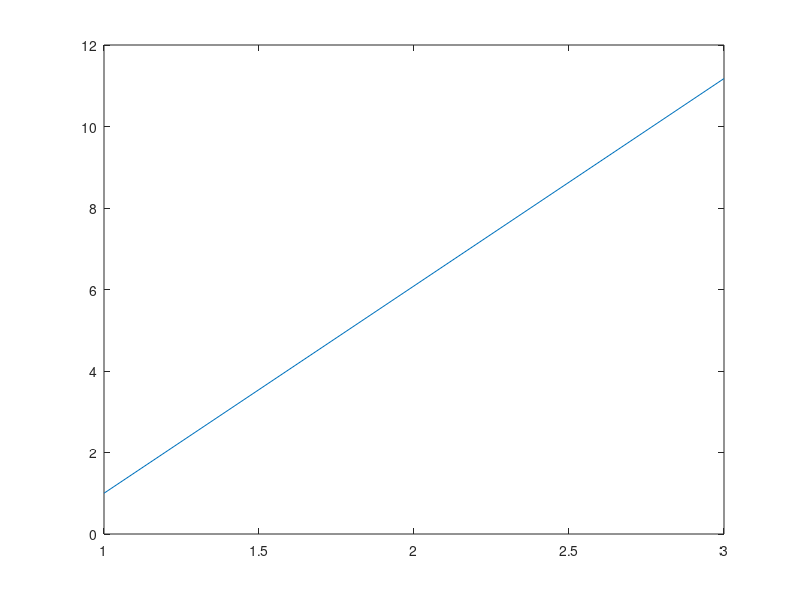

Here is the MATLAB script that generated this plot: (Note: this script raises an error after producing the figure.)
%%%%%%%%%%%%%%%%%%%%%%%%%%%%%%%%%%%%%%%%%%%%%%%%%%%%%%%%%%%%%%%%%%%%%%%%%%%%%%%%%%%%%%%%%%%%%
%                                      Spline Filter                                        %
%%%%%%%%%%%%%%%%%%%%%%%%%%%%%%%%%%%%%%%%%%%%%%%%%%%%%%%%%%%%%%%%%%%%%%%%%%%%%%%%%%%%%%%%%%%%%
%                   S.Rajiv, B. Balaji, R.Tharmarasa,  and T.Kirubarajan                    %
%           ECE Dept., McMaster University, Hamilton, Ontario, L8S 4K1, Canada.             %
%           sithirr@mcmaster.ca, tharman@grads.ece.mcmaster.ca, kiruba@mcmaster.ca          %
%                                                                                           %
%                                 B. Balaji and M.McDonald                                  %
%              Defence R&D Canada, 3701 Carling Avenue, Ottawa, ON K1A 0Z4, Canada.         %
%						   bhashyam.balaji@drdc-rddc.gc.ca                                  %
%                           mike.mcdonald@drdc-rddc.gc.ca                                   %
%                                                                                           %
%                                       M.Pelletier                                         %
%                           FLIR - Radars, Laval, QC, Canada.                               %
%                               Michel.Pelletier@flir.com                                   %
%%%%%%%%%%%%%%%%%%%%%%%%%%%%%%%%%%%%%%%%%%%%%%%%%%%%%%%%%%%%%%%%%%%%%%%%%%%%%%%%%%%%%%%%%%%%%
function MovingKonts()
clear all;
close all;
clc;

N = 3;

X0 = 1;
K = 3;
X_true(1) = X0;
sigma_x = 0.1;
for i = 2:K
    noise = randn * sigma_x;
    X_true(i) = 1 * X_true(i-1) +5+ noise; 
end
figure(1);
plot(X_true);

knots = 0:.1:2;
t(1:length(knots)) = 0;
for i = 1:length(t)
    t(i) = (1/(sqrt(2*pi)*sigma_x)) * exp(-(knots(i) - X0)^2/2/sigma_x/sigma_x);
end
prior = spapi(N, knots, t);
fnplt(prior);

for k = 1:K
    cur_knots = 1 .* knots + 5;
    [x, y] = ndgrid(knots,cur_knots);
    P = (1/(sqrt(2*pi)*sigma_x)) * exp(-((y-1*x - 5).^2./(2*sigma_x^2)));
    spTran = spapi({N,N},{knots,cur_knots},P);
    tran_coefs = spTran.coefs;
    
    sp_Basic = spapi(N,knots,ones(1,length(knots)));

    r = length(sp_Basic.coefs);
    IntOfBasicSP = zeros(r,r);
    coefs = sp_Basic.coefs;
    L = length(coefs);
    for i = 1:r
        coef_temp_i = zeros(1,L);
        coef_temp_i(i) = coefs(i); 
        sp_temp_i = sp_Basic;
        sp_temp_i.coefs = coef_temp_i;
        for j = i:min(i+N,r)
            coef_temp_j = zeros(1,L);
            coef_temp_j(j) = coefs(j);
            sp_temp_j = sp_Basic;
            sp_temp_j.coefs = coef_temp_j;
            product = fncmb(sp_temp_i ,'*', sp_temp_j);
            IntOfBasicSP(i,j) = fnval(fnint(product), product.breaks(end));
            IntOfBasicSP(j,i) = IntOfBasicSP(i,j);
        end
    end
    
    V = zeros(r,r);
    for i = 1:r
        for j = 1:r
            temp_i(j) = tran_coefs(1,i,j);
        end
        for t = 1:r
            V(i,t) = temp_i * IntOfBasicSP(:,t);
        end
    end
    
    predict = prior;
    pri_coefs = prior.coefs;
    numOfBasicSpline = length(pri_coefs);
    pre_coefs = zeros(1,numOfBasicSpline);
    for i = 1:numOfBasicSpline
        for j = 1:numOfBasicSpline
            temp_t = pri_coefs * IntOfBasicSP(j,:)';
            pre_coefs(i) = pre_coefs(i) + temp_t * tran_coefs(1,i,j);
        end
        pre_coefs(i) = pri_coefs * V(i,:)';
    end
    
    temp = spapi(N, knots, ones(1,length(knots)));
    predict = temp;
    predict.coefs = pre_coefs;
    
    knots = cur_knots;
    prior = predict;
    updatedPDF(k) = prior;
end
    
for kk = 1:K
figure
fnplt(updatedPDF(kk));
hold on
axis([0 20 0 1]);
end
%Conditional Mean

end